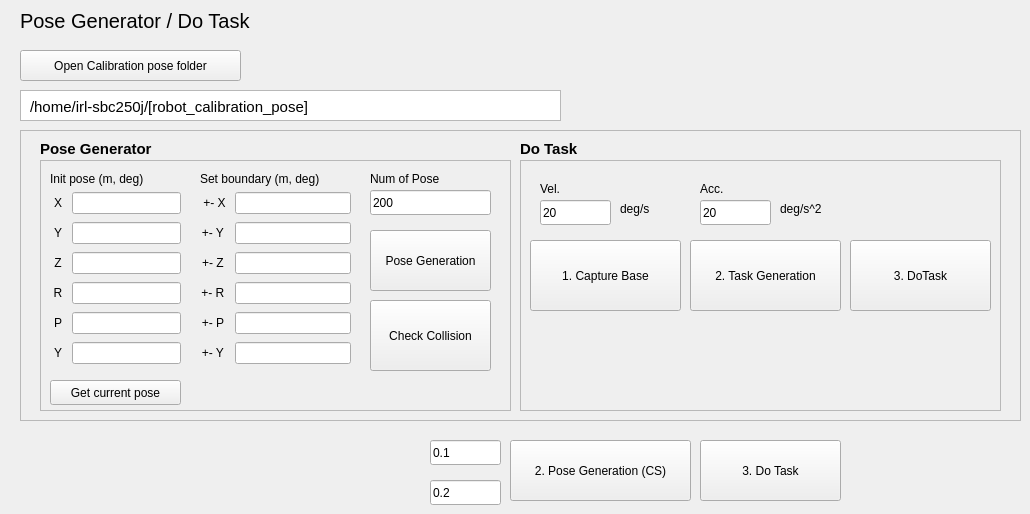
   <widget class="QWidget" name="tab">
    <attribute name="title">
     <string>Pose Generator / Do Task</string>
    </attribute>
    <widget class="QLabel" name="label_154">
     <property name="geometry">
      <rect>
       <x>20</x>
       <y>10</y>
       <width>321</width>
       <height>21</height>
      </rect>
     </property>
     <property name="font">
      <font>
       <family>Ubuntu</family>
       <pointsize>15</pointsize>
      </font>
     </property>
     <property name="text">
      <string>Pose Generator / Do Task</string>
     </property>
    </widget>
    <widget class="QFrame" name="frame">
     <property name="geometry">
      <rect>
       <x>20</x>
       <y>130</y>
       <width>1001</width>
       <height>291</height>
      </rect>
     </property>
     <property name="frameShape">
      <enum>QFrame::StyledPanel</enum>
     </property>
     <property name="frameShadow">
      <enum>QFrame::Raised</enum>
     </property>
     <widget class="QFrame" name="frame_7">
      <property name="geometry">
       <rect>
        <x>20</x>
        <y>30</y>
        <width>471</width>
        <height>251</height>
       </rect>
      </property>
      <property name="frameShape">
       <enum>QFrame::StyledPanel</enum>
      </property>
      <property name="frameShadow">
       <enum>QFrame::Raised</enum>
      </property>
      <widget class="QPushButton" name="pushButton_pose_gen">
       <property name="geometry">
        <rect>
         <x>330</x>
         <y>70</y>
         <width>121</width>
         <height>61</height>
        </rect>
       </property>
       <property name="text">
        <string>Pose Generation</string>
       </property>
      </widget>
      <widget class="QPushButton" name="pushButton_check_col">
       <property name="geometry">
        <rect>
         <x>330</x>
         <y>140</y>
         <width>121</width>
         <height>71</height>
        </rect>
       </property>
       <property name="text">
        <string>Check Collision</string>
       </property>
      </widget>
      <widget class="QLabel" name="label_155">
       <property name="geometry">
        <rect>
         <x>330</x>
         <y>10</y>
         <width>101</width>
         <height>17</height>
        </rect>
       </property>
       <property name="text">
        <string>Num of Pose</string>
       </property>
      </widget>
      <widget class="QLineEdit" name="lineEdit_cal_num_of_pose">
       <property name="geometry">
        <rect>
         <x>330</x>
         <y>30</y>
         <width>121</width>
         <height>25</height>
        </rect>
       </property>
       <property name="text">
        <string>200</string>
       </property>
      </widget>
      <widget class="QLabel" name="label_9">
       <property name="geometry">
        <rect>
         <x>160</x>
         <y>10</y>
         <width>151</width>
         <height>17</height>
        </rect>
       </property>
       <property name="text">
        <string>Set boundary (m, deg)</string>
       </property>
      </widget>
      <widget class="QWidget" name="gridLayoutWidget">
       <property name="geometry">
        <rect>
         <x>10</x>
         <y>30</y>
         <width>131</width>
         <height>182</height>
        </rect>
       </property>
       <layout class="QGridLayout" name="gridLayout">
        <item row="0" column="0">
         <widget class="QLabel" name="label_19">
          <property name="text">
           <string> X </string>
          </property>
          <property name="alignment">
           <set>Qt::AlignCenter</set>
          </property>
         </widget>
        </item>
        <item row="1" column="1">
         <widget class="QLineEdit" name="lineEdit_init_y"/>
        </item>
        <item row="2" column="0">
         <widget class="QLabel" name="label_21">
          <property name="text">
           <string> Z </string>
          </property>
          <property name="alignment">
           <set>Qt::AlignCenter</set>
          </property>
         </widget>
        </item>
        <item row="2" column="1">
         <widget class="QLineEdit" name="lineEdit_init_z"/>
        </item>
        <item row="4" column="0">
         <widget class="QLabel" name="label_23">
          <property name="text">
           <string> P </string>
          </property>
          <property name="alignment">
           <set>Qt::AlignCenter</set>
          </property>
         </widget>
        </item>
        <item row="0" column="1">
         <widget class="QLineEdit" name="lineEdit_init_x"/>
        </item>
        <item row="1" column="0">
         <widget class="QLabel" name="label_20">
          <property name="text">
           <string> Y </string>
          </property>
          <property name="alignment">
           <set>Qt::AlignCenter</set>
          </property>
         </widget>
        </item>
        <item row="3" column="0">
         <widget class="QLabel" name="label_22">
          <property name="text">
           <string> R </string>
          </property>
          <property name="alignment">
           <set>Qt::AlignCenter</set>
          </property>
         </widget>
        </item>
        <item row="5" column="0">
         <widget class="QLabel" name="label_24">
          <property name="text">
           <string> Y </string>
          </property>
          <property name="alignment">
           <set>Qt::AlignCenter</set>
          </property>
         </widget>
        </item>
        <item row="3" column="1">
         <widget class="QLineEdit" name="lineEdit_init_r"/>
        </item>
        <item row="4" column="1">
         <widget class="QLineEdit" name="lineEdit_init_p"/>
        </item>
        <item row="5" column="1">
         <widget class="QLineEdit" name="lineEdit_init_yr"/>
        </item>
       </layout>
      </widget>
      <widget class="QPushButton" name="pushButton_get_cur_pose">
       <property name="geometry">
        <rect>
         <x>10</x>
         <y>220</y>
         <width>131</width>
         <height>25</height>
        </rect>
       </property>
       <property name="text">
        <string>Get current pose</string>
       </property>
      </widget>
      <widget class="QLabel" name="label_10">
       <property name="geometry">
        <rect>
         <x>10</x>
         <y>10</y>
         <width>131</width>
         <height>17</height>
        </rect>
       </property>
       <property name="text">
        <string>Init pose (m, deg)</string>
       </property>
      </widget>
      <widget class="QWidget" name="gridLayoutWidget_2">
       <property name="geometry">
        <rect>
         <x>160</x>
         <y>30</y>
         <width>151</width>
         <height>182</height>
        </rect>
       </property>
       <layout class="QGridLayout" name="gridLayout_2">
        <item row="5" column="0">
         <widget class="QLabel" name="label_30">
          <property name="text">
           <string>+- Y </string>
          </property>
          <property name="alignment">
           <set>Qt::AlignCenter</set>
          </property>
         </widget>
        </item>
        <item row="2" column="0">
         <widget class="QLabel" name="label_26">
          <property name="text">
           <string>+- Z </string>
          </property>
          <property name="alignment">
           <set>Qt::AlignCenter</set>
          </property>
         </widget>
        </item>
        <item row="0" column="0">
         <widget class="QLabel" name="label_25">
          <property name="text">
           <string> +- X </string>
          </property>
          <property name="alignment">
           <set>Qt::AlignCenter</set>
          </property>
         </widget>
        </item>
        <item row="0" column="1">
         <widget class="QLineEdit" name="lineEdit_bound_x"/>
        </item>
        <item row="3" column="0">
         <widget class="QLabel" name="label_29">
          <property name="text">
           <string>+- R </string>
          </property>
          <property name="alignment">
           <set>Qt::AlignCenter</set>
          </property>
         </widget>
        </item>
        <item row="4" column="1">
         <widget class="QLineEdit" name="lineEdit_bound_p"/>
        </item>
        <item row="3" column="1">
         <widget class="QLineEdit" name="lineEdit_bound_r"/>
        </item>
        <item row="4" column="0">
         <widget class="QLabel" name="label_27">
          <property name="text">
           <string>+- P </string>
          </property>
          <property name="alignment">
           <set>Qt::AlignCenter</set>
          </property>
         </widget>
        </item>
        <item row="1" column="0">
         <widget class="QLabel" name="label_28">
          <property name="text">
           <string>+- Y </string>
          </property>
          <property name="alignment">
           <set>Qt::AlignCenter</set>
          </property>
         </widget>
        </item>
        <item row="5" column="1">
         <widget class="QLineEdit" name="lineEdit_bound_yr"/>
        </item>
        <item row="2" column="1">
         <widget class="QLineEdit" name="lineEdit_bound_z"/>
        </item>
        <item row="1" column="1">
         <widget class="QLineEdit" name="lineEdit_bound_y"/>
        </item>
       </layout>
      </widget>
     </widget>
     <widget class="QLabel" name="label_31">
      <property name="geometry">
       <rect>
        <x>20</x>
        <y>10</y>
        <width>131</width>
        <height>17</height>
       </rect>
      </property>
      <property name="font">
       <font>
        <family>Ubuntu</family>
        <pointsize>11</pointsize>
        <weight>75</weight>
        <bold>true</bold>
       </font>
      </property>
      <property name="text">
       <string>Pose Generator</string>
      </property>
     </widget>
     <widget class="QFrame" name="frame_11">
      <property name="geometry">
       <rect>
        <x>500</x>
        <y>30</y>
        <width>481</width>
        <height>251</height>
       </rect>
      </property>
      <property name="frameShape">
       <enum>QFrame::StyledPanel</enum>
      </property>
      <property name="frameShadow">
       <enum>QFrame::Raised</enum>
      </property>
      <widget class="QPushButton" name="pushButton_capture_base">
       <property name="geometry">
        <rect>
         <x>10</x>
         <y>80</y>
         <width>151</width>
         <height>71</height>
        </rect>
       </property>
       <property name="text">
        <string>1. Capture Base</string>
       </property>
      </widget>
      <widget class="QLabel" name="label_4">
       <property name="geometry">
        <rect>
         <x>260</x>
         <y>40</y>
         <width>67</width>
         <height>17</height>
        </rect>
       </property>
       <property name="text">
        <string>deg/s^2</string>
       </property>
      </widget>
      <widget class="QLabel" name="label">
       <property name="geometry">
        <rect>
         <x>20</x>
         <y>20</y>
         <width>67</width>
         <height>17</height>
        </rect>
       </property>
       <property name="text">
        <string>Vel.</string>
       </property>
      </widget>
      <widget class="QLabel" name="label_2">
       <property name="geometry">
        <rect>
         <x>180</x>
         <y>20</y>
         <width>67</width>
         <height>17</height>
        </rect>
       </property>
       <property name="text">
        <string>Acc.</string>
       </property>
      </widget>
      <widget class="QLabel" name="label_3">
       <property name="geometry">
        <rect>
         <x>100</x>
         <y>40</y>
         <width>67</width>
         <height>17</height>
        </rect>
       </property>
       <property name="text">
        <string>deg/s</string>
       </property>
      </widget>
      <widget class="QLineEdit" name="lineEdit_qd_target">
       <property name="geometry">
        <rect>
         <x>20</x>
         <y>40</y>
         <width>71</width>
         <height>25</height>
        </rect>
       </property>
       <property name="text">
        <string>20</string>
       </property>
      </widget>
      <widget class="QLineEdit" name="lineEdit_qdd_target">
       <property name="geometry">
        <rect>
         <x>180</x>
         <y>40</y>
         <width>71</width>
         <height>25</height>
        </rect>
       </property>
       <property name="text">
        <string>20</string>
       </property>
      </widget>
      <widget class="QPushButton" name="pushButton_task_generate">
       <property name="geometry">
        <rect>
         <x>170</x>
         <y>80</y>
         <width>151</width>
         <height>71</height>
        </rect>
       </property>
       <property name="text">
        <string>2. Task Generation</string>
       </property>
      </widget>
      <widget class="QPushButton" name="pushButton_cal_do_task">
       <property name="geometry">
        <rect>
         <x>330</x>
         <y>80</y>
         <width>141</width>
         <height>71</height>
        </rect>
       </property>
       <property name="text">
        <string>3. DoTask</string>
       </property>
      </widget>
     </widget>
     <widget class="QLabel" name="label_32">
      <property name="geometry">
       <rect>
        <x>500</x>
        <y>10</y>
        <width>131</width>
        <height>17</height>
       </rect>
      </property>
      <property name="font">
       <font>
        <family>Ubuntu</family>
        <pointsize>11</pointsize>
        <weight>75</weight>
        <bold>true</bold>
       </font>
      </property>
      <property name="text">
       <string>Do Task</string>
      </property>
     </widget>
    </widget>
    <widget class="QPushButton" name="pushButton_cal_CS_do_task">
     <property name="geometry">
      <rect>
       <x>700</x>
       <y>440</y>
       <width>141</width>
       <height>61</height>
      </rect>
     </property>
     <property name="text">
      <string>3. Do Task</string>
     </property>
    </widget>
    <widget class="QPushButton" name="pushButton_cal_CS_generate">
     <property name="geometry">
      <rect>
       <x>510</x>
       <y>440</y>
       <width>181</width>
       <height>61</height>
      </rect>
     </property>
     <property name="text">
      <string>2. Pose Generation (CS)</string>
     </property>
    </widget>
    <widget class="QLineEdit" name="lineEdit_xdd_target">
     <property name="geometry">
      <rect>
       <x>430</x>
       <y>480</y>
       <width>71</width>
       <height>25</height>
      </rect>
     </property>
     <property name="text">
      <string>0.2</string>
     </property>
    </widget>
    <widget class="QLineEdit" name="lineEdit_xd_target">
     <property name="geometry">
      <rect>
       <x>430</x>
       <y>440</y>
       <width>71</width>
       <height>25</height>
      </rect>
     </property>
     <property name="text">
      <string>0.1</string>
     </property>
    </widget>
    <widget class="QPushButton" name="pushButton_cal_open_folder">
     <property name="geometry">
      <rect>
       <x>20</x>
       <y>50</y>
       <width>221</width>
       <height>31</height>
      </rect>
     </property>
     <property name="text">
      <string>Open Calibration pose folder</string>
     </property>
    </widget>
    <widget class="QTextEdit" name="textEdit">
     <property name="geometry">
      <rect>
       <x>20</x>
       <y>90</y>
       <width>541</width>
       <height>31</height>
      </rect>
     </property>
    </widget>
    <widget class="QLabel" name="label_cal_folder_name">
     <property name="geometry">
      <rect>
       <x>30</x>
       <y>96</y>
       <width>531</width>
       <height>21</height>
      </rect>
     </property>
     <property name="font">
      <font>
       <family>Ubuntu</family>
       <pointsize>11</pointsize>
      </font>
     </property>
     <property name="text">
      <string>/home/irl-sbc250j/[robot_calibration_pose]</string>
     </property>
    </widget>
   </widget>
